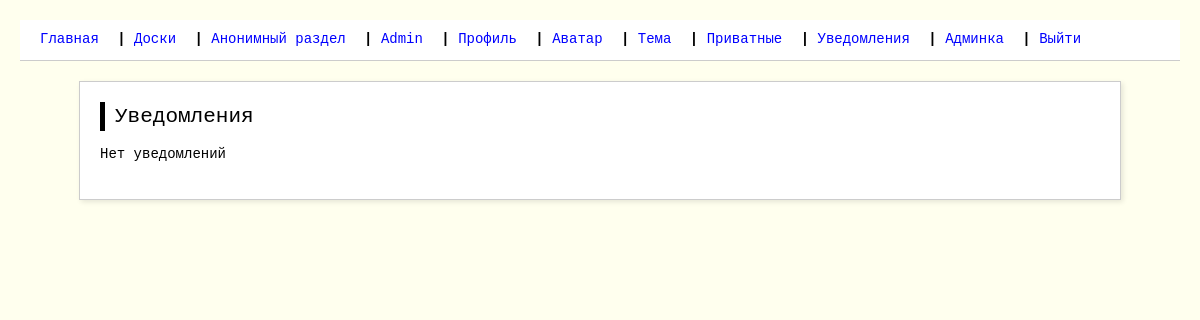
/notifications (signed in), run on the app's committed database.
### models.py (models this page shows, shortened)
class User(UserMixin, db.Model):
    id = db.Column(db.Integer, primary_key=True)
    email = db.Column(db.String(120), unique=True, nullable=False)
    unique_username = db.Column(db.String(80), unique=True, nullable=False)
    display_name = db.Column(db.String(80), nullable=False)
    password_hash = db.Column(db.String(128), nullable=False)
    date_of_birth = db.Column(db.Date, nullable=False)
    is_admin = db.Column(db.Boolean, default=False)
    is_moderator = db.Column(db.Boolean, default=False)
    is_banned = db.Column(db.Boolean, default=False)
    ban_reason = db.Column(db.String(200), nullable=True)
    banned_until = db.Column(db.DateTime, nullable=True)
    menu_texts = db.Column(db.JSON, default=dict)
    bio = db.Column(db.Text, default='')
    language = db.Column(db.String(10), default='ru')
    timezone = db.Column(db.String(50), default='UTC')
    avatar_filename = db.Column(db.String(200), nullable=True)
    avatar_html = db.Column(db.Text, default='<div class="avatar">[Аватар]</div>')
    avatar_css = db.Column(db.Text, default='.avatar { color: #666; font-weight: bold; }')
    theme_html = db.Column(db.Text, default='')
    theme_css = db.Column(db.Text, default='')
    profile_html = db.Column(db.Text, default='<h1>Мой профиль</h1><p>Тут можно написать что-то.</p>')
    profile_css = db.Column(db.Text, default='body { background: #f0f0f0; }')
    two_factor_enabled = db.Column(db.Boolean, default=True)
    created_at = db.Column(db.DateTime, default=lambda: datetime.now(timezone.utc))

### app.py (the view)
@app.route('/notifications')
@login_required
def notifications():
    notifs = Notification.query.filter_by(user_id=current_user.id).order_by(Notification.created_at.desc()).all()
    for n in notifs:
        n.is_read = True
    db.session.commit()
    return render_template('notifications.html', notifications=notifs)

### app.py (called while the page is built, shortened)
@login_manager.user_loader
def load_user(user_id):
    return db.session.get(User, int(user_id))

@app.after_request
def security_headers(response):
    response.headers["Content-Security-Policy"] = (
        "default-src 'self'; "
        "img-src 'self' data: https:; "
        "style-src 'self' 'unsafe-inline'; "
        "script-src 'self';"
    )
    response.headers["X-Frame-Options"] = "SAMEORIGIN"
    response.headers["X-Content-Type-Options"] = "nosniff"
    response.headers["Referrer-Policy"] = "strict-origin-when-cross-origin"
    return response

@app.before_request
def apply_temporary_theme():
    if current_user.is_authenticated:
        temp = session.get('temp_theme')

@app.context_processor
def utility_processor():
    def get_menu_text(key, default):
        if current_user.is_authenticated and current_user.menu_texts:
            return current_user.menu_texts.get(key, default)
        return default
    return dict(get_menu_text=get_menu_text)

### templates/notifications.html (shortened to what this page needs)
{% extends "base.html" %}
{% block content %}
<h1>Уведомления</h1>
{% for notif in notifications %}
<div class="notification">
    <p><a href="{{ notif.link }}">{{ notif.content }}</a></p>
    <small>{{ notif.created_at.strftime('%Y-%m-%d %H:%M') }}</small>
</div>
{% else %}
<p>Нет уведомлений</p>
{% endfor %}
{% endblock %}

### templates/base.html (shortened to what this page needs)
<!DOCTYPE html>
<html>
<head>
    <link rel="stylesheet" href="{{ url_for('static', filename='style.css') }}">
</head>
<body>
    <div id="forum-header" class="header">
        <a href="{{ url_for('index') }}">{{ get_menu_text('index', 'Главная') }}</a> |
        <a href="{{ url_for('boards') }}">{{ get_menu_text('boards', 'Доски') }}</a> |
        <a href="{{ url_for('anon_board') }}">{{ get_menu_text('anon_board', 'Анонимный раздел') }}</a> |
        {% if current_user.is_authenticated %}
            <a href="{{ url_for('profile', user_id=current_user.id) }}">
                {{ get_menu_text('profile', current_user.display_name) }}
            </a> |
            <a href="{{ url_for('settings_profile') }}">{{ get_menu_text('settings_profile', 'Профиль') }}</a> |
            <a href="{{ url_for('settings_avatar') }}">{{ get_menu_text('settings_avatar', 'Аватар') }}</a> |
            <a href="{{ url_for('settings_theme') }}">{{ get_menu_text('settings_theme', 'Тема') }}</a> |
            <a href="{{ url_for('private_threads') }}">{{ get_menu_text('private_threads', 'Приватные') }}</a> |
            <a href="{{ url_for('notifications') }}">{{ get_menu_text('notifications', 'Уведомления') }}</a> |
            {% if current_user.is_admin %}
                <a href="{{ url_for('admin.dashboard') }}">{{ get_menu_text('admin', 'Админка') }}</a> |
            {% endif %}
            <a href="{{ url_for('logout') }}">{{ get_menu_text('logout', 'Выйти') }}</a>
        {% else %}
            <a href="{{ url_for('login') }}">{{ get_menu_text('login', 'Вход') }}</a> |
            <a href="{{ url_for('register') }}">{{ get_menu_text('register', 'Регистрация') }}</a>
        {% endif %}
    </div>
    <div class="content">
        {% block content %}{% endblock %}
    </div>
</body>
</html>

### static/style.css (style rules this page uses)
body { background: #ffe; color: #000; font-family: 'Courier New', monospace; font-size: 14px; line-height: 1.4; margin: 0; padding: 20px; }
a { color: #00f; text-decoration: none; }
.header { border-bottom: 2px solid #000; margin-bottom: 20px; padding-bottom: 10px; font-weight: bold; }
.header a { margin-right: 10px; }
.content { max-width: 1000px; margin: 0 auto; background: #fff; padding: 20px; border: 1px solid #ccc; box-shadow: 2px 2px 5px rgba(0,0,0,0.1); }
h1, h2, h3 { margin-top: 0; font-weight: normal; }
h1 { font-size: 1.5em; border-left: 5px solid #000; padding-left: 10px; }

### templates/base.html (style rules this page uses)
body #forum-header.header { display: block !important; background: #fff !important; border-bottom: 1px solid #ccc !important; padding: 10px 20px !important; margin-bottom: 20px !important; visibility: visible !important; opacity: 1 !important; }
body #forum-header.header a { color: #00f !important; font-weight: normal !important; margin-right: 10px !important; text-decoration: none !important; }

### data on the page
User: menu_texts "Главная", menu_texts "Доски", menu_texts "Анонимный раздел", display_name+menu_texts "Admin", menu_texts "Профиль", menu_texts "Аватар", menu_texts "Тема", menu_texts "Приватные", menu_texts "Уведомления", menu_texts "Админка", menu_texts "Выйти"
